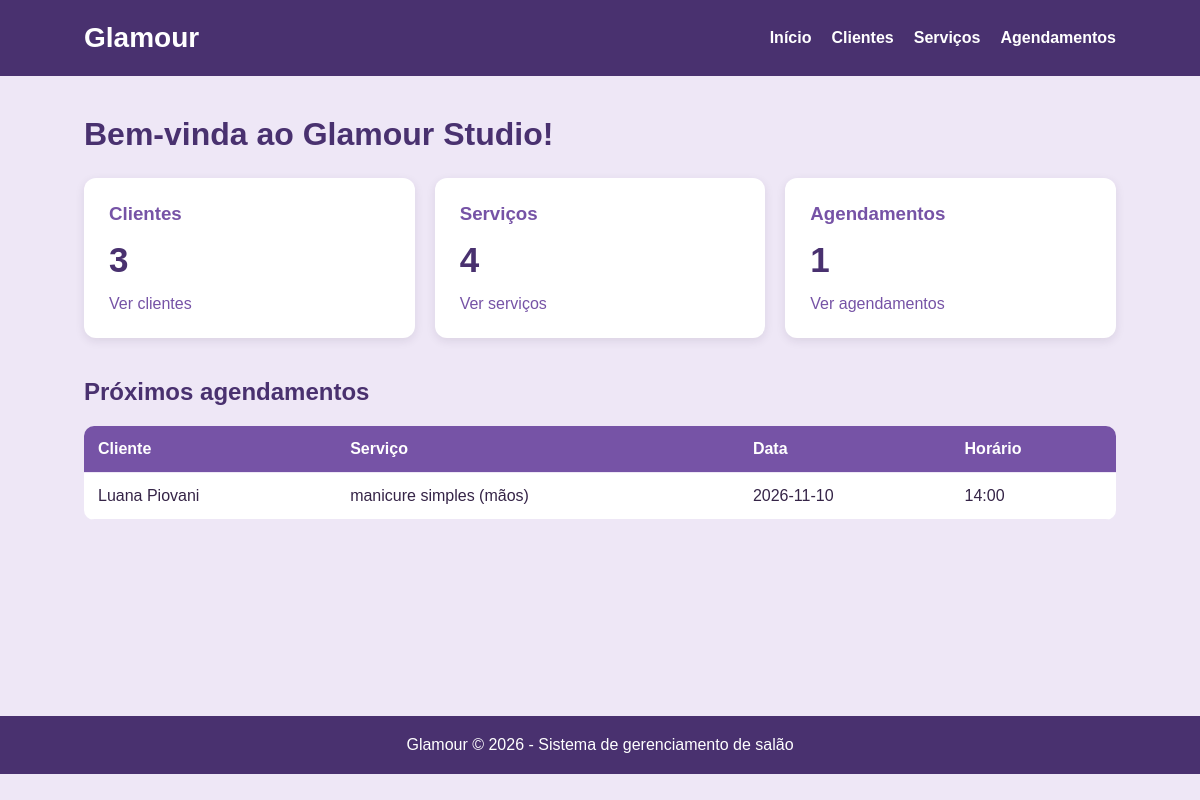
The page / on the database its author committed.
### tables this page shows
CREATE TABLE agendamentos (
            id INTEGER PRIMARY KEY AUTOINCREMENT,
            cliente_id INTEGER NOT NULL,
            servico_id INTEGER NOT NULL,
            data TEXT NOT NULL,
            horario TEXT NOT NULL,

            FOREIGN KEY (cliente_id) REFERENCES clientes(id),
            FOREIGN KEY (servico_id) REFERENCES servicos(id),

            UNIQUE(data, horario)
        );

CREATE TABLE clientes (
            id INTEGER PRIMARY KEY AUTOINCREMENT,
            nome TEXT NOT NULL,
            telefone TEXT NOT NULL,
            email TEXT
        );

CREATE TABLE servicos (
            id INTEGER PRIMARY KEY AUTOINCREMENT,
            nome TEXT NOT NULL,
            preco REAL NOT NULL,
            duracao INTEGER NOT NULL
        );

### app.py (the view)
@app.route("/")
def inicio():
    conexao = conectar()
    total_clientes = conexao.execute(
        "SELECT COUNT(*) FROM clientes"
    ).fetchone()[0]
    total_servicos = conexao.execute(
        "SELECT COUNT(*) FROM servicos"
    ).fetchone()[0]
    total_agendamentos = conexao.execute(
        "SELECT COUNT(*) FROM agendamentos"
    ).fetchone()[0]
    proximos = conexao.execute("""
        SELECT
            agendamentos.id,
            clientes.nome AS cliente,
            servicos.nome AS servico,
            agendamentos.data,
            agendamentos.horario
        FROM agendamentos
        JOIN clientes ON clientes.id = agendamentos.cliente_id
        JOIN servicos ON servicos.id = agendamentos.servico_id
        WHERE agendamentos.data >= date('now', 'localtime')
        ORDER BY agendamentos.data, agendamentos.horario
        LIMIT 5
    """).fetchall()
    conexao.close()
    return render_template(
        "index.html",
        total_clientes=total_clientes,
        total_servicos=total_servicos,
        total_agendamentos=total_agendamentos,
        proximos=proximos
    )

### database.py (called while the page is built)
def conectar():
    conexao = sqlite3.connect(CAMINHO_BANCO)
    conexao.row_factory = sqlite3.Row
    conexao.execute("PRAGMA foreign_keys = ON")
    return conexao

### templates/index.html
{% extends "base.html" %}
{% block conteudo %}
<h1>Bem-vinda ao Glamour Studio!</h1>
<div class="cards">
    <div class="card">
        <h3>Clientes</h3>
        <p class="numero">{{ total_clientes }}</p>
        <a href="{{ url_for('clientes') }}">Ver clientes</a>
    </div>
    <div class="card">
        <h3>Serviços</h3>
        <p class="numero">{{ total_servicos }}</p>
        <a href="{{ url_for('servicos') }}">Ver serviços</a>
    </div>
    <div class="card">
        <h3>Agendamentos</h3>
        <p class="numero">{{ total_agendamentos }}</p>
        <a href="{{ url_for('agendamentos') }}">Ver agendamentos</a>
    </div>
</div>
<h2>Próximos agendamentos</h2>
{% if proximos %}
<table>
    <tr>
        <th>Cliente</th>
        <th>Serviço</th>
        <th>Data</th>
        <th>Horário</th>
    </tr>
    {% for item in proximos %}
    <tr>
        <td>{{ item.cliente }}</td>
        <td>{{ item.servico }}</td>
        <td>{{ item.data }}</td>
        <td>{{ item.horario }}</td>
    </tr>
    {% endfor %}
</table>
{% else %}
<p>Nenhum agendamento próximo.</p>
{% endif %}
{% endblock %}

### static/css/style.css (style rules this page uses)
* { margin: 0; padding: 0; box-sizing: border-box; }
body { font-family: Arial, sans-serif; background-color: #EEE7F6; color: #352447; }
h1 { color: #49316F; margin-bottom: 12px; }
h2 { color: #49316F; margin: 30px 0 15px; }
.cards { display: grid; grid-template-columns: repeat(auto-fit, minmax(200px, 1fr)); gap: 20px; margin: 25px 0 40px; }
.card { background-color: white; padding: 25px; border-radius: 12px; box-shadow: 0 3px 10px rgba(50, 30, 70, 0.1); }
.card h3 { color: #7653A6; }
.numero { font-size: 35px; font-weight: bold; color: #49316F; margin: 15px 0; }
.card a { color: #7653A6; text-decoration: none; }
table { width: 100%; border-collapse: collapse; background-color: white; border-radius: 10px; overflow: hidden; margin: 20px 0; }
th, td { padding: 14px; text-align: left; border-bottom: 1px solid #EEE7F6; }
th { background-color: #7653A6; color: white; }

### rows shown on the page
agendamentos: cliente "Luana Piovani", servico "manicure simples (mãos)", data "2026-11-10", horario "14:00"

### other values the page prints
{{ total_clientes }} "3"
{{ total_servicos }} "4"
{{ total_agendamentos }} "1"
